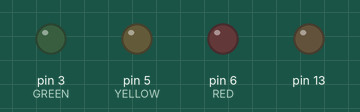
Bench run of a sketch on a simulated Arduino Uno, built with avr-gcc and run on an emulated ATmega328P. Shown: output pins drawn as LEDs (lit = HIGH). The local clock reads 2024-03-15 10:24:30 at power-on unless the sketch sets it; what the sketch prints to the serial monitor is not drawn.

Above: at 1.6 s.
At 3.1 s:
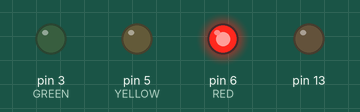
At 9.1 s:
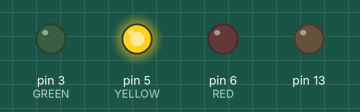
At 16.1 s:
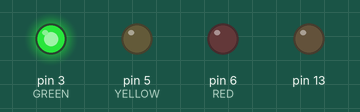
Timing chart, 0 to 17.6 s (numbered marks = the images above):
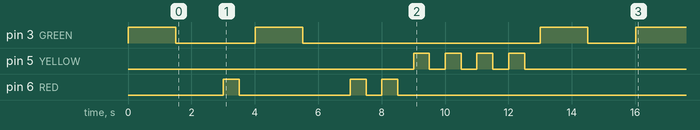

The sketch:

myArduinoClock.ino
```cpp
// https://www.arduino.cc/en/Reference/Wire
#include <Wire.h>

// https://github.com/NorthernWidget/DS3231
#include <DS3231.h>

DS3231 Clock;
bool Century=false;
bool h12;
bool PM;
byte ADay, AHour, AMinute, ASecond, ABits;
bool ADy, A12h, Apm;

enum DOWS {
  LUNDI=1,
  MARDI,
  MERCREDI,
  JEUDI,
  VENDREDI,
  SAMEDI,
  DIMANCHE
};

// Define Pins
#define GREEN 3
#define YELLOW 5
#define RED 6

void flash_led(int pin, int mydelay=500)
{
  digitalWrite(pin, HIGH);
  delay(mydelay);
  digitalWrite(pin, LOW);
  delay(mydelay);
}

void flash_number(int number)
{
  int number_1 = number / 10;
  int number_2 = number % 10;

  for ( int i=0 ; i<number_1 ; ++i )
    flash_led(RED);

  for ( int i=0 ; i<number_2 ; ++i )
    flash_led(YELLOW);

  // Ack
  flash_led(GREEN, 1500);
}

void setup()
{
  Serial.begin(9600);
  Serial.println("Initialize DS3231");
  Wire.begin();

  pinMode(RED, OUTPUT);
  pinMode(GREEN, OUTPUT);
  pinMode(YELLOW, OUTPUT);
  pinMode(13, OUTPUT);

  digitalWrite(RED, LOW);
  digitalWrite(GREEN, LOW);
  digitalWrite(YELLOW, LOW);
  digitalWrite(13, LOW);

  int hour = Clock.getHour(h12, PM);
  int minute = Clock.getMinute();

  Serial.println(hour, DEC); //24-hr
  Serial.println(minute, DEC);
  Serial.println(Clock.getSecond(), DEC);
  Serial.println(Clock.getDoW(), DEC);

  // Start flash
  flash_led(GREEN, 1500);
  flash_number(hour);
  flash_number(minute);
}

void loop()
{
  int current_hour   = Clock.getHour(h12, PM);
  int current_minute = Clock.getMinute();
  int dow = Clock.getDoW();
  int pinColor = RED;

  switch (dow)
  {
    case LUNDI:
    case MARDI:
    case JEUDI:
    case VENDREDI:
    {
      // Orange : 7h00 - 7h15
      if ( current_hour == 7 && current_minute < 15 )
        pinColor = YELLOW;
      // Green 7h15 - 10h00
      else if ( ( current_hour == 7 && current_minute >= 15 ) || current_hour == 8 || current_hour == 9 || current_hour == 10 )
        pinColor = GREEN;
      break;
    }

    case MERCREDI:
    case SAMEDI:
    case DIMANCHE:
    default:
    {
      // Orange : 8h00 - 8h30
      if ( current_hour == 8 && current_minute < 30 )
        pinColor = YELLOW;
      // Green 8h30 - 10h00
      else if ( ( current_hour == 8 && current_minute >= 30 ) || current_hour == 9 || current_hour == 10 )
        pinColor = GREEN;
      break;
    }

  }

  digitalWrite(RED, LOW);
  digitalWrite(GREEN, LOW);
  digitalWrite(YELLOW, LOW);
  digitalWrite(pinColor, HIGH);
  delay(1000);
}
```

Measured:
- by itself, pin 3 (GREEN): goes LOW 2.5 s, HIGH 1.5 s, LOW 7.5 s, HIGH 1.5 s, LOW 1.5 s, then HIGH
